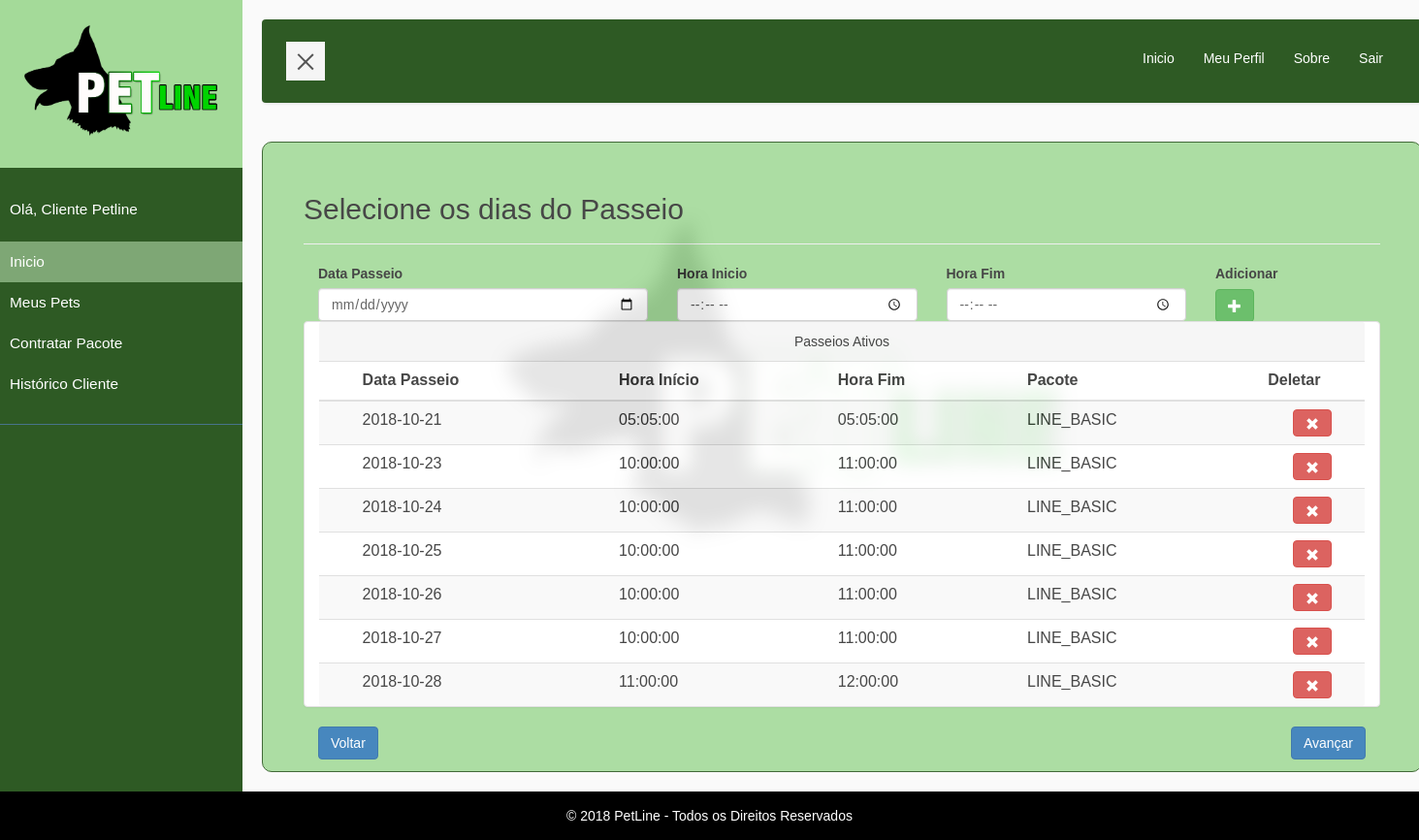
Page /contrata_dia.php (signed in) on the committed database.
### tables this page shows
CREATE TABLE `pacote` (
  `id` int(11) NOT NULL AUTO_INCREMENT,
  `nome` varchar(255) NOT NULL,
  `quantidade_passeio` int(11) NOT NULL,
  `dt_passeio` date NOT NULL,
  `hora_inicio` time DEFAULT NULL,
  `hora_fim` time DEFAULT NULL,
  `id_usuario` int(11) DEFAULT NULL,
  `dt_alteracao` timestamp NOT NULL DEFAULT CURRENT_TIMESTAMP ON UPDATE CURRENT_TIMESTAMP,
  `ativo` char(1) DEFAULT NULL,
  PRIMARY KEY (`id`),
  KEY `idx_pacote` (`id`),
  KEY `fk_id_usuario_2` (`id_usuario`),
  CONSTRAINT `fk_id_usuario_2` FOREIGN KEY (`id_usuario`) REFERENCES `usuario` (`id`)
);

### contrata_dia.php (the view, shortened to what this page needs)
<?php
include "cabecalho.php";
$id = $_SESSION['id'];
if (isset($_GET['po'])) {
    $pacote = $_GET['po'];
}else{
    $pacote = $_POST['pacote_opcao'];
}
?>
<div id="conteudo">
<div class="container">
    <div class="col-md-12">
        <div class="page-header">
            <h2>Selecione os dias do Passeio</h2>
        </div>
        <form action="contrata_dia.php?add" method="post" name="contrata_dia" id="contrata_dia">
            <div class="form-row">
                <div class="col-md-4">
                    <label for="dt_passeio">Data Passeio</label>
                    <input type="date" class="form-control" name="dt_passeio" id="dt_passeio">
                </div>
                <div class="col-md-3">
                    <label for="hora_inicio">Hora Inicio</label>
                    <input type="time" class="form-control" name="hora_inicio" id="hora_inicio">
                </div>
                <div class="col-md-3">
                    <label for="hora_fim">Hora Fim</label>
                    <input type="time" class="form-control" name="hora_fim" id="hora_fim">
                </div>
                <div class="col-md-2">
                    <label for="add">Adicionar</label> <br>
                    <button type="submit" class="btn btn-success glyphicon glyphicon-plus"></button>
                </div> <br>
                <?php
                    $sqlConsultaPacote = "SELECT id, dt_passeio, hora_inicio, hora_fim, nome, quantidade_passeio FROM pacote WHERE id_usuario = $id and ativo = 1 ORDER BY nome";
                    $resultadoConsultaPacote = mysqli_query($conn,$sqlConsultaPacote);
                    $contadorConsultaPacote = mysqli_num_rows($resultadoConsultaPacote);
                ?>
                <div class="table-responsive panel panel-default col-md-12">
                    <div class="panel-heading" align="center">Passeios Ativos</div>
                <table class="table table-striped">
                    <thead>
                        <tr>
                        <th scope="col"></th>
                        <th scope="col">Data Passeio</th>
                        <th scope="col">Hora Início</th>
                        <th scope="col">Hora Fim</th>
                        <th scope="col">Pacote</th>
                        <th scope="col">Deletar</th>
                        </tr>
                    </thead>
                    <tbody>
                    <?php
                        if ($contadorConsultaPacote > 0) {
                            while ($linhaConsultaPet = $resultadoConsultaPacote -> fetch_array(MYSQLI_ASSOC)) {
                                $dt_passeio = $linhaConsultaPet['dt_passeio'];
                                $hora_inicio = $linhaConsultaPet['hora_inicio'];
                                $hora_fim = $linhaConsultaPet['hora_fim'];
                                $nomePacote = $linhaConsultaPet['nome'];
                                $idPacote = $linhaConsultaPet['id'];
                                echo " <tr>
                                    <th></th>
                                    <td>$dt_passeio</td>
                                    <td>$hora_inicio</td>
                                    <td>$hora_fim</td>
                                    <td>$nomePacote</td>";?>
                                    <td width=10% align=center><a href="http://www.petline.com.br/consulta/deleta_usuario.php" onclick="if(confirm('Tem certeza que deseja excluir o dia?')) <?php echo "window.location.href = 'http://www.petline.com.br/deleta_dia.php?id=$idPacote&po=$pacote';" ?> ; return false" class="btn btn-danger"><span class="glyphicon glyphicon-remove"></span></a></td>
                                    <?php echo "</tr>";
                            }
                        }else{
                            echo "<h4>Não existem dias selecionados</h4>";
                        }
                    ?>
                    </tbody>
                </table>
                </div>
                <div class="col-md-6" align="left">
                    <a href="http://www.petline.com.br/contrata_pacote.php" class="btn btn-primary">Voltar</a>
                </div>
                <div class="col-md-6" align="right">
                    <a href="http://www.petline.com.br/lista_pet.php" class="btn btn-primary" id="lista_pet" name="lista_pet">Avançar</a>
                </div>
            </div>
        </form>
    </div>
</div>
</div>
<?php include "rodape.php";?>

### css/petline.css (style rules this page uses)
html, body { height:100%; }
#conteudo { border: solid #2E5A24 1px; border-radius: 10px; background-color: #A4DA99; padding: 12px; opacity: 0.9; }
body { font-family: 'Poppins', sans-serif; background: #fafafa; }
a, a:hover, a:focus { color: inherit; text-decoration: none; transition: all 0.3s; }

### rows in the picture
pacote: dt_passeio "2018-10-21", hora_inicio "05:05:00", hora_fim "05:05:00", nome "LINE_BASIC"
pacote: dt_passeio "2018-10-23", hora_inicio "10:00:00", hora_fim "11:00:00", nome "LINE_BASIC"
pacote: dt_passeio "2018-10-24", hora_inicio "10:00:00", hora_fim "11:00:00", nome "LINE_BASIC"
pacote: dt_passeio "2018-10-25", hora_inicio "10:00:00", hora_fim "11:00:00", nome "LINE_BASIC"
pacote: dt_passeio "2018-10-26", hora_inicio "10:00:00", hora_fim "11:00:00", nome "LINE_BASIC"
pacote: dt_passeio "2018-10-27", hora_inicio "10:00:00", hora_fim "11:00:00", nome "LINE_BASIC"
pacote: dt_passeio "2018-10-28", hora_inicio "11:00:00", hora_fim "12:00:00", nome "LINE_BASIC"

### other values in the picture
$nome "Cliente Petline"
